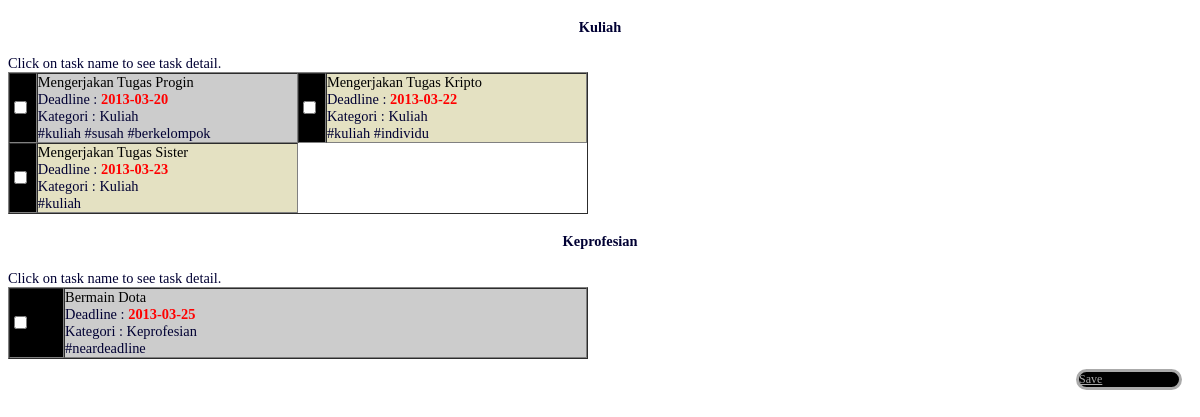
Screenshot of /src/kategori.php with the database file from the repository.
### tables this page shows
CREATE TABLE IF NOT EXISTS `category` (
  `categoryID` varchar(30) NOT NULL,
  `categoryname` varchar(30) NOT NULL,
  `creatorID` varchar(25) NOT NULL,
  PRIMARY KEY (`categoryID`)
);

CREATE TABLE IF NOT EXISTS `task` (
  `taskID` varchar(30) NOT NULL,
  `categoryID` varchar(30) NOT NULL,
  `username` varchar(30) NOT NULL,
  `taskname` varchar(30) NOT NULL,
  `status` INT NOT NULL,
  `deadline` date NOT NULL,
  PRIMARY KEY (`taskID`),
  KEY `task_ibfk_1` (`categoryID`),
  KEY `task_ibfk_2` (`username`)
);

CREATE TABLE IF NOT EXISTS `tag` (
  `taskID` varchar(30) NOT NULL,
  `tagname` varchar(30) NOT NULL,
  KEY `tag_ibfk_2` (`taskID`)
);

### model/DBGetter.php (called while the page is built, shortened)
<?php
    class DBGetter {
    	public function getAllCategory() {
			$db = mysqli_connect($GLOBALS['host'], $GLOBALS['username'], $GLOBALS['password'], $GLOBALS['dbname']);
			$format = "SELECT * FROM `category` WHERE 1;";
			$result = mysqli_query($db, $format);
			$categories = array();
			while($row = $result->fetch_row()) {
				$categories[] = new Category($row[0]);
			}
			return $categories;
		}
		public function getTagsFromTaskID($taskid) {
			$db = mysqli_connect($GLOBALS['host'], $GLOBALS['username'], $GLOBALS['password'], $GLOBALS['dbname']);
			$format = "SELECT * FROM `tag` WHERE `taskID` = '%s';";
			$stmt = sprintf($format, $taskid);
			$result = mysqli_query($db, $stmt);
			$tags = array();
			while($row = $result->fetch_row()) {
				$tags[] = new Tag($row[0], $row[1]);
			}
			return $tags;
		}
		public function getTasksFromCategory($categoryid) {
			$db = mysqli_connect($GLOBALS['host'], $GLOBALS['username'], $GLOBALS['password'], $GLOBALS['dbname']);
			$format = "SELECT * FROM `task` WHERE `categoryID` = '%s';";
			$stmt = sprintf($format, $categoryid);
			$result = mysqli_query($db, $stmt);
			$tasks = array();
			while($row = $result->fetch_row()) {
				$tasks[] = new Task($row[0]);
			}
			return $tasks;
		}
    }
?>

### model/Category.php (called while the page is built, shortened)
<?php
    class Category implements BaseModel {
		function __construct($id) {
			$db = mysqli_connect($GLOBALS['host'], $GLOBALS['username'], $GLOBALS['password'], $GLOBALS['dbname']);
			$format = "SELECT * FROM `category` WHERE `categoryID` = '%s';";
			$stmt = sprintf($format, $id);
			$result = mysqli_query($db, $stmt);
			if(mysqli_num_rows($result) > 0) {
				$row = $result->fetch_row();
			}
		}
		public function setData($name, $creatorID) {
			$this->name = $name;
		}
	}
?>

### model/Task.php (called while the page is built, shortened)
<?php
    class Task implements BaseModel {
		function __construct($id) {
			$db = mysqli_connect($GLOBALS['host'], $GLOBALS['username'], $GLOBALS['password'], $GLOBALS['dbname']);
			$format = "SELECT * FROM `task` WHERE `taskID` = '%s';";
			$stmt = sprintf($format, $id);
			$result = mysqli_query($db, $stmt);
			if(mysqli_num_rows($result) > 0) {
				$row = $result->fetch_row();
			}
			$this->id = $id;
		}
		public function setData($categoryID, $username, $taskname, $status, $deadline) {
			$this->categoryID = $categoryID;
			$this->taskname = $taskname;
			$this->deadline = $deadline;
    	}
		public function getCategory() {
			return new Category($this->categoryID);
		}
		public function getTags() {
			$dbg = new DBGetter();
			return $dbg->getTagsFromTaskID($this->id);
		}
		var $id;
		var $categoryID;
	}
?>

### model/Tag.php (called while the page is built, shortened)
<?php
    class Tag implements BaseModel {
		function __construct($taskid, $tagname) {
			$this->tagname = $tagname;
		}
	}
?>

### src/kategori.php (the view, shortened to what this page needs)
<!DOCTYPE html>
<head>
<link rel='stylesheet' type="text/css" href="../style/Design.css"/>
</head>
<body class="categoryfont">
<?php
	if(isset($_GET['action'])) {
		die("Cups");
	} else if(isset($_GET['categoryID'])) {
		printCategory(new Category($_GET['categoryID']));
		printSaveButton();
	} else {
		printAllCategories();
	}
?>
</body>
</html>
<?php
	function printCategory($category) {
		$dbg = new DBGetter();
		$tasks = $dbg->getTasksFromCategory($category->id);
		printf('<h4 align="center">%s</h4>', $category->name);
    	printf('Click on task name to see task detail.');
		printf('<table width="580" border="1" cellspacing="0" cellpadding="0">');
		$i = 0;
		$lim = (sizeof($tasks) % 2 == 0) ? sizeof($tasks) : sizeof($tasks) - 1 ;
		for(; $i < ($lim / 2); $i++) {
			printf("<tr>\n");
			for($j = 0; $j < 2; $j++) {
				printf('<td width="26" class="black"><input type="checkbox" /></td>');
				$task = $tasks[$i * 2 + $j];
				printf('<td width="264" class="%s"><a href="rinciantugas.php?taskid=%s" target="_parent" class="ordintext">%s</a><br />',
						(($i + $j) % 2 == 0) ? 'blue' : 'green', $task->id, $task->taskname);
				printf('Deadline : <b class="redtext">%s</b><br />', $task->deadline);
				printf('Kategori : %s<br />', $task->getCategory()->name);
				$tags = $task->getTags();
				foreach ($tags as $key => $value) {
					printf('#%s ', $value->tagname);
				}
				printf('</td>');
			}
			printf("</tr>\n");
		}
		if(sizeof($tasks) % 2 != 0) {
			printf("<tr>\n");
			printf('<td width="26" class="black"><input type="checkbox" /></td>');
			$task = $tasks[$i * 2];
			printf('<td width="264" class="%s"><a href="rinciantugas.php?taskid=%s" target="_parent" class="ordintext">%s</a><br />',
					(($i) % 2 == 0) ? 'blue' : 'green', $task->id, $task->taskname);
			printf('Deadline : <b class="redtext">%s</b><br />', $task->deadline);
			printf('Kategori : %s<br />', $task->getCategory()->name);
			$tags = $task->getTags();
			foreach ($tags as $key => $value) {
				printf('#%s ', $value->tagname);
			}
			printf('</td>');
			printf("</tr>\n");
		}
		printf('</table>');
	}
	function printAllCategories() {
		$dbg = new DBGetter();
		$categories = $dbg->getAllCategory();
		foreach ($categories as $category) {
			if(sizeof($dbg->getTasksFromCategory($category->id)) == 0) {
				continue;
			}
			printCategory($category);
		}
		printSaveButton();
	}
	function printSaveButton() {
		printf('<a class="categbutton" href="kategori.php?action=save">Save</a>');
	}
?>

### style/Design.css (style rules this page uses)
.categoryfont { font-family:Tahoma; color:#003; font-size:0.9em; background-color:#FFF }
.green { background-color:#E4E1C2; }
.black { background-color:#000; }
.blue { background-color:#CCC; }
.redtext { color:#F00; }
.ordintext { text-decoration:none; color:#000; }
.categbutton { width:100px; font-size:12px; margin-top:10px; margin-left:5px; margin-right:10px; background-color:#000; border:solid; color:#aaaaaa; float:right; -webkit-border-radius: 20px; -moz-border-radius: 20px; border-radius: 20px; }

### rows the page displays
category: categoryname "Kuliah", task.taskname "Mengerjakan Tugas Sister", task.deadline "2013-03-23", categoryname+creatorID "Kuliah"
task: taskname "Mengerjakan Tugas Progin", deadline "2013-03-20", categoryID.creatorID "Kuliah"
tag: tagname "kuliah"
tag: tagname "susah"
tag: tagname "berkelompok"
task: taskname "Mengerjakan Tugas Kripto", deadline "2013-03-22", categoryID.creatorID "Kuliah"
tag: tagname "kuliah"
tag: tagname "individu"
tag: tagname "kuliah"
category: categoryname "Keprofesian", task.taskname "Bermain Dota", task.deadline "2013-03-25", categoryname+creatorID "Keprofesian"
tag: tagname "neardeadline"
